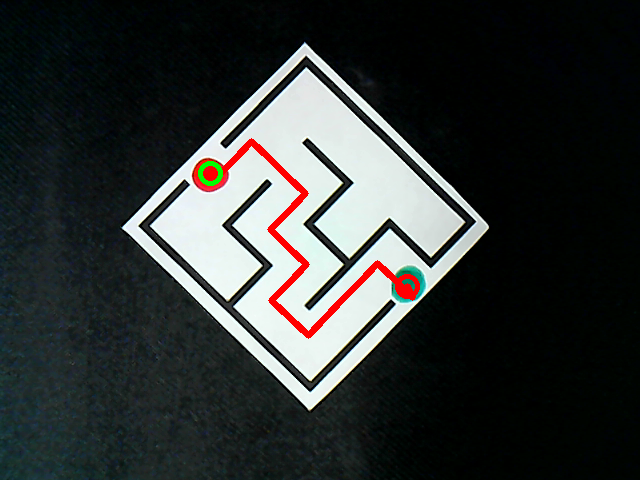
#> input picture original_with_path.png, 640 x 480 px
$ python -i 01_capture_image.py   (imports and definitions only)
#> lines starting #> are read from the running program, lines starting #| are printed output that depends on the picture; after the words box and inside, x2 and y2 are one past the last pixel; in counts of white or black regions, pixels touching at a corner belong together
#!/usr/bin/env python3
"""
camera_maze_corners_blackbg_expand_json.py

Camera-only version:
 - Opens a webcam preview.
 - Press SPACE (or 'c') to capture a frame and detect the largest quadrilateral
   on a black background (white maze).
 - Expands/shrinks corners by --expand px (in ORIGINAL image pixels).
 - Saves:
     - Raw frame: camera_capture.png (or --save-raw)
     - Overlay:   maze_corners_overlay.png (or --out)
     - JSON:      camera_capture_corners.json (or --json-out)

Keys:
  SPACE / 'c' : capture & detect
  'r'         : retake (go back to live preview)
  's'         : save again (overlay/json are already saved)
  'q' / ESC   : quit

Usage:
  python camera_maze_corners_blackbg_expand_json.py
  python camera_maze_corners_blackbg_expand_json.py --cam-index 1 --width 1200 --expand 10
"""

import argparse
import sys
import os
import json
from typing import Optional, Tuple
import numpy as np
import cv2
from datetime import datetime


# ---------------- Core helpers ----------------
# [4 lines left out: function make_dir_if_needed, not called in this run]


def order_corners(pts: np.ndarray) -> np.ndarray:
    """Order 4 points TL, TR, BR, BL."""
    pts = pts.reshape(4, 2).astype(np.float32)
    s = pts.sum(1)
    d = np.diff(pts, axis=1).reshape(-1)
    tl = pts[np.argmin(s)]
    br = pts[np.argmax(s)]
    tr = pts[np.argmin(d)]
    bl = pts[np.argmax(d)]
    return np.array([tl, tr, br, bl], dtype=np.float32)

# [14 lines left out: functions binarize_white_foreground, morph_cleanup, not called in this run]

def approx_to_quads(cnt: np.ndarray, max_iter: int = 25) -> Optional[np.ndarray]:
    """Try to approximate the contour to exactly 4 points by increasing epsilon."""
    peri = cv2.arcLength(cnt, True)
    for frac in np.linspace(0.01, 0.06, max_iter):
        approx = cv2.approxPolyDP(cnt, frac * peri, True)
        if len(approx) == 4:
            return approx.reshape(4, 2).astype(np.float32)
    return None

def find_largest_quad(bin_img: np.ndarray) -> Tuple[np.ndarray, str]:
    """
    Find the largest-area quadrilateral among contours.
    Fallback to minAreaRect on the largest contour if needed.
    """
    contours, _ = cv2.findContours(bin_img, cv2.RETR_EXTERNAL, cv2.CHAIN_APPROX_SIMPLE)
    if not contours:
        raise RuntimeError("No contours found. Check thresholding/lighting.")

    h, w = bin_img.shape[:2]
    min_area = max(1000.0, 0.001 * (h * w))  # at least 0.1% of image or 1000 px
    candidates = [c for c in contours if cv2.contourArea(c) >= min_area]
    if not candidates:
        candidates = [max(contours, key=cv2.contourArea)]

    best_quad, best_area = None, -1.0
    for c in candidates:
        quad = approx_to_quads(c)
        if quad is not None:
            area = cv2.contourArea(quad.astype(np.int32))
            if area > best_area:
                best_area = area
                best_quad = quad

    if best_quad is not None:
        return order_corners(best_quad), "largest_quadrilateral"

    # Fallback: oriented bounding box of the largest candidate
    largest = max(candidates, key=cv2.contourArea)
    rect = cv2.minAreaRect(largest)
    box = cv2.boxPoints(rect).astype(np.float32)
    return order_corners(box), "minAreaRect_fallback"

# [186 lines left out: functions expand_corners, draw_overlay, detect_corners_blackbg, open_camera, camera_loop_and_capture, run_detection_and_save and 1 more, not called in this run]


# [2 lines not run here, left out]

>>> import cv2
>>> picture = cv2.imread('original_with_path.png', cv2.IMREAD_GRAYSCALE)
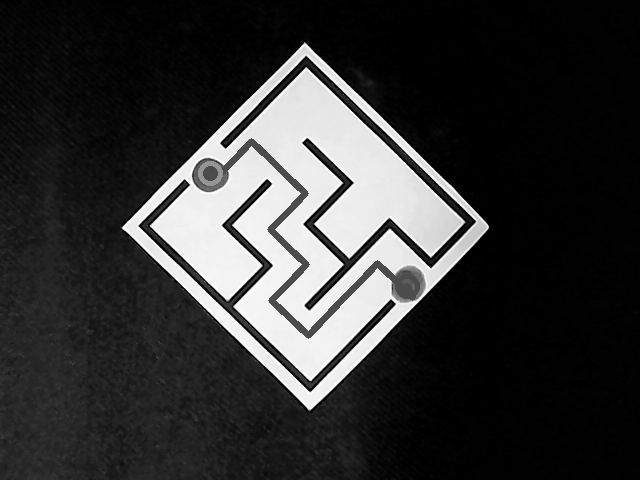
#> picture: shape (480, 640); min 0, max 254, mean 52.5
>>> result = find_largest_quad(picture)
#> in find_largest_quad, `contours, _ = cv2.findContours(bin_img, cv2.RETR_EXTERNAL, cv2.CHAIN_A..`: contours = 120 contours, 97 with area under 20; largest, box (x1, y1, x2, y2) and area: (0, 0, 640, 480) 286818, (414, 37, 468, 82) 631, (456, 95, 508, 119) 360, (496, 182, 518, 192) 87, (406, 3, 418, 22) 79
#> in find_largest_quad, `candidates = [c for c in contours if cv2.contourArea(c) >= min_area]`: candidates = 1 contour; box (x1, y1, x2, y2) and area: (0, 0, 640, 480) 286818
#> the loop in find_largest_quad, `for c in candidates:` made 1 pass
#> (peri in approx_to_quads, area, best_area, best_quad) on pass 1: (7297.4, 306081, 306081, [[0, 0], [0, 479], [639, 479], [639, 0]])
#> after the loop in find_largest_quad, `for c in candidates:`: best_area = 306081
#> in order_corners, `pts = pts.reshape(4, 2).astype(np.float32)`: pts = [[0, 0], [0, 479], [639, 479], [639, 0]]
#> in order_corners, `s = pts.sum(1)`: s = [0, 479, 1118, 639]
#> in order_corners, `d = np.diff(pts, axis=1).reshape(-1)`: d = [0, 479, -160, -639]
#> in order_corners, `tl = pts[np.argmin(s)]`: tl = [0, 0]
#> in order_corners, `br = pts[np.argmax(s)]`: br = [639, 479]
#> in order_corners, `tr = pts[np.argmin(d)]`: tr = [639, 0]
#> in order_corners, `bl = pts[np.argmax(d)]`: bl = [0, 479]
#> result = ([[0, 0], [639, 0], [639, 479], [0, 479]], 'largest_quadrilateral')
